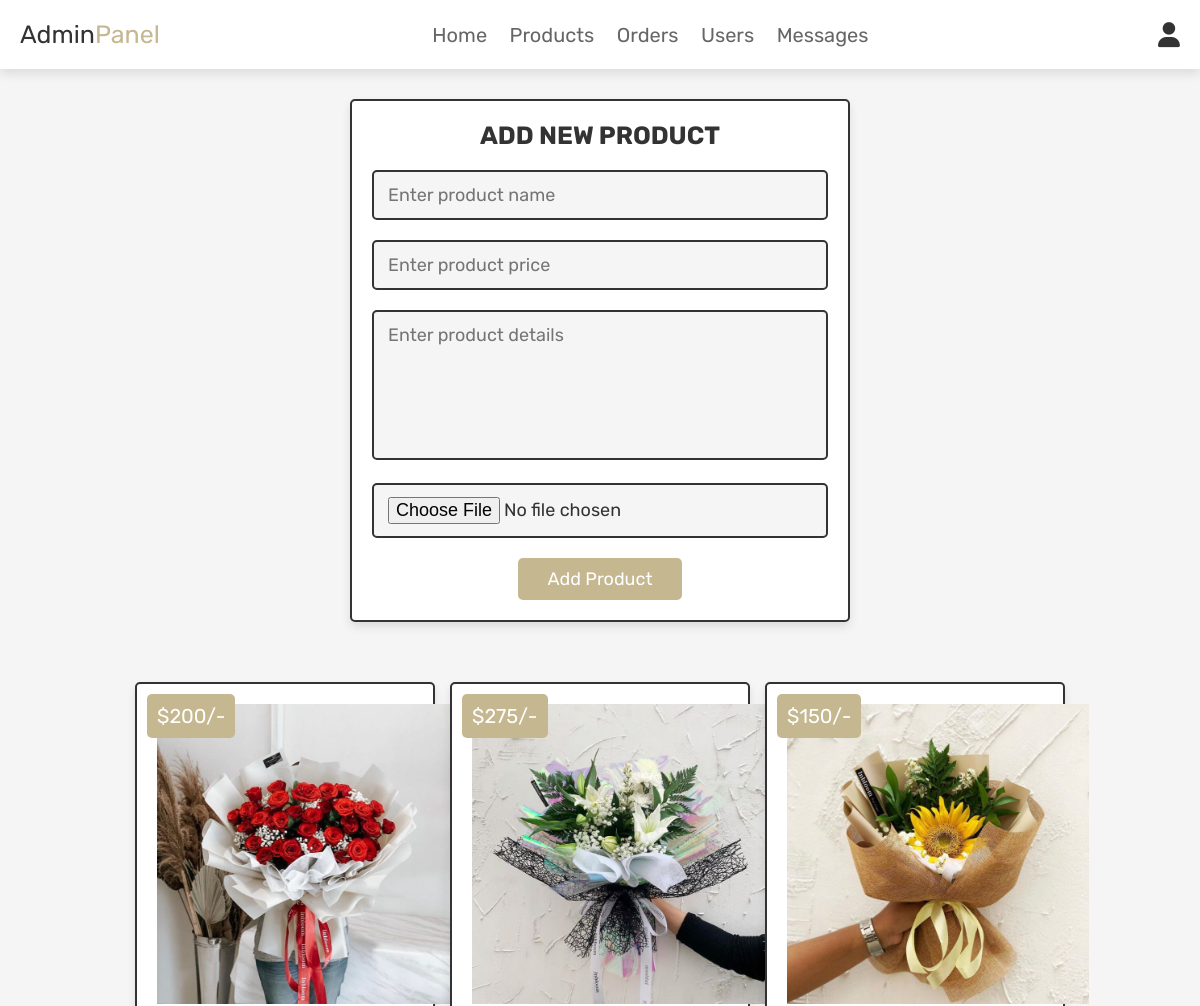
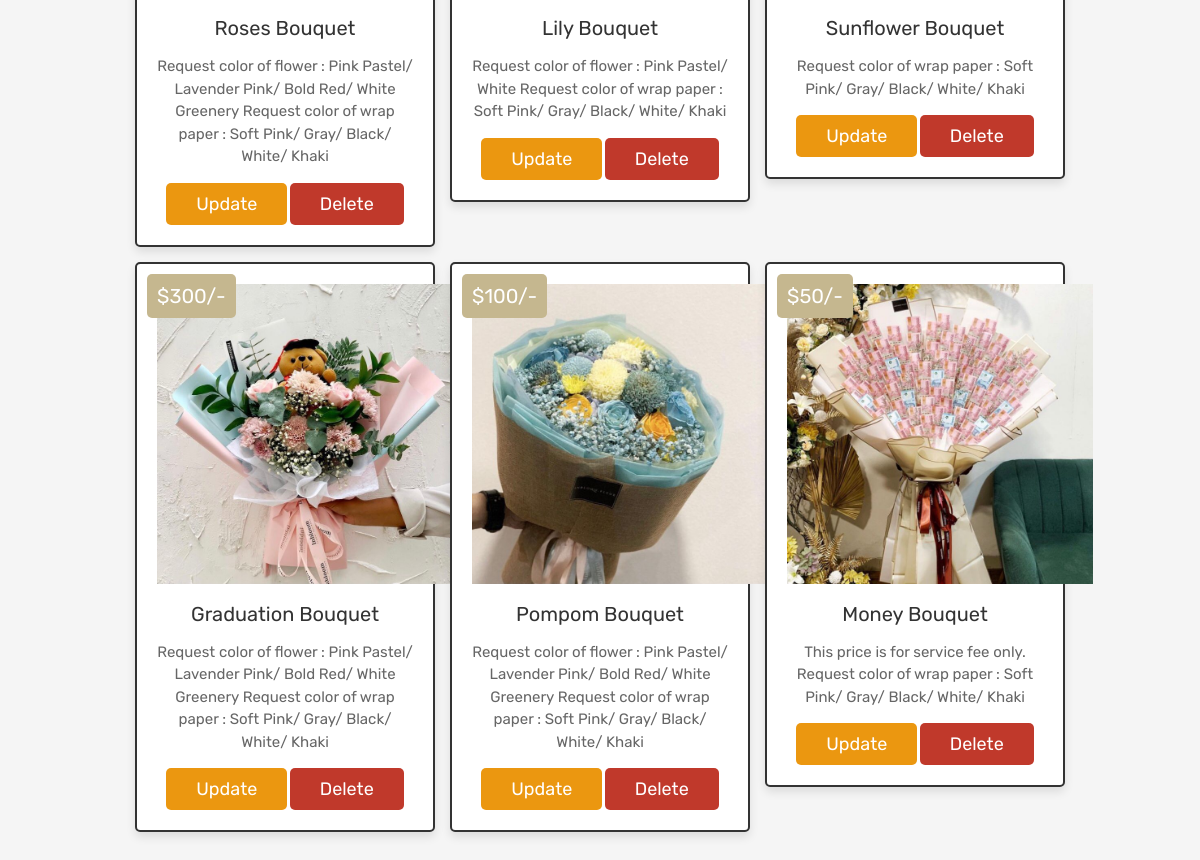
/admin_products.php (signed in), run on the app's committed database (2 pictures, top to bottom).
### tables this page shows
CREATE TABLE `products` (
  `id` int(100) NOT NULL,
  `name` varchar(100) NOT NULL,
  `details` varchar(500) NOT NULL,
  `price` int(100) NOT NULL,
  `image` varchar(100) NOT NULL
);

### admin_products.php (the view, shortened to what this page needs)
<?php
@include 'config.php';
?>
<!DOCTYPE html>
<html lang="en">
<head>
   <link rel="stylesheet" href="https://cdnjs.cloudflare.com/ajax/libs/font-awesome/6.0.0/css/all.min.css">
   <link rel="stylesheet" href="css/admin_style.css">
</head>
<body>
<?php @include 'admin_header.php'; ?>
<section class="add-products">
   <form action="" method="POST" enctype="multipart/form-data">
      <h3>add new product</h3>
      <input type="text" class="box" required placeholder="Enter product name" name="name">
      <input type="number" min="0" class="box" required placeholder="Enter product price" name="price">
      <textarea name="details" class="box" required placeholder="Enter product details" cols="30" rows="10"></textarea>
      <input type="file" accept="image/jpg, image/jpeg, image/png" required class="box" name="image">
      <input type="submit" value="add product" name="add_product" class="btn">
   </form>
</section>
<section class="show-products">
   <div class="box-container">
      <?php
         $select_products = mysqli_query($conn, "SELECT * FROM `products`") or die('query failed');
         if(mysqli_num_rows($select_products) > 0){
            while($fetch_products = mysqli_fetch_assoc($select_products)){
      ?>
      <div class="box">
         <div class="price">$<?php echo $fetch_products['price']; ?>/-</div>
         <img class="image" src="uploaded_img/<?php echo $fetch_products['image']; ?>" alt="">
         <div class="name"><?php echo $fetch_products['name']; ?></div>
         <div class="details"><?php echo $fetch_products['details']; ?></div>
         <a href="admin_update_product.php?update=<?php echo $fetch_products['id']; ?>" class="option-btn">update</a>
         <a href="admin_products.php?delete=<?php echo $fetch_products['id']; ?>" class="delete-btn" onclick="return confirm('Delete this product?');">delete</a>
      </div>
      <?php
         }
      }else{
         echo '<p class="empty">no products added yet!</p>';
      }
      ?>
   </div>
</section>
</body>
</html>

### admin_header.php (shortened to what this page needs)
<header class="header">
   <div class="flex">
      <a href="admin_page.php" class="logo">Admin<span>Panel</span></a>
      <nav class="navbar">
         <a href="admin_page.php">Home</a>
         <a href="admin_products.php">Products</a>
         <a href="admin_orders.php">Orders</a>
         <a href="admin_users.php">Users</a>
         <a href="admin_contacts.php">Messages</a>
      </nav>
      <div class="icons">
         <div id="user-btn" class="fas fa-user"></div>
      </div>
   </div>
</header>

### css/admin_style.css (style rules this page uses)
:root { --choco:#c5b78f; --red:#c0392b; --orange:#eb9710; --black:#333; --white:#fff; --light-color:#666; --light-white:#ccc; --light-bg:#f5f5f5; --border:.2rem solid var(--black); --box-shadow:0 .5rem 1rem rgba(0,0,0,.1); }
* { font-family: 'Rubik', sans-serif; margin:0; padding:0; box-sizing: border-box; outline: none; border:none; text-decoration: none; transition:all .2s linear; }
html { font-size: 62.5%; overflow-x: hidden; scroll-behavior: smooth; scroll-padding-top: 6.5rem; }
body { background: var(--light-bg); }
section { padding:3rem 2rem; }
.btn, .delete-btn, .option-btn { display: inline-block; border-radius: .5rem; margin-top: 1rem; font-size: 1.8rem; color:var(--white); cursor: pointer; padding:1rem 3rem; text-transform: capitalize; }
.btn { background-color: var(--choco); }
.delete-btn { background-color: var(--red); }
.option-btn { background-color: var(--orange); }
.header { position: sticky; top:0; left:0; right:0; z-index: 1000; background-color: var(--white); box-shadow: var(--box-shadow); }
.header .flex { display: flex; align-items: center; justify-content: space-between; padding:2rem; max-width: 1200px; margin:0 auto; position: relative; }
.header .flex .icons div { font-size: 2.5rem; margin-left: 1.7rem; cursor: pointer; color:var(--black); }
.header .flex .navbar a { margin:0 1rem; font-size: 2rem; color:var(--light-color); }
.header .flex .logo { font-size: 2.5rem; color:var(--black); }
.header .flex .logo span { color:var(--choco); }
.add-products form { max-width: 50rem; border-radius: .5rem; background-color: var(--white); border:var(--border); padding:2rem; text-align: center; margin:0 auto; box-shadow: var(--box-shadow); }
.add-products form h3 { font-size: 2.5rem; text-transform: uppercase; color:var(--black); margin-bottom: 1rem; }
.add-products form .box { width: 100%; margin:1rem 0; font-size: 1.8rem; color:var(--black); border-radius: .5rem; background-color: var(--light-bg); padding:1.2rem 1.4rem; border:var(--border); }
.add-products form textarea { height: 15rem; resize: none; }
.show-products .box-container { display: grid; grid-template-columns: repeat(auto-fit, 30rem); gap:1.5rem; align-items: flex-start; max-width: 1200px; margin: 0 auto; justify-content: center; }
.show-products .box-container .box { text-align: center; padding:2rem; border:var(--border); background-color: var(--white); box-shadow: var(--box-shadow); border-radius: .5rem; position: relative; }
.show-products .box-container .box .image { height: 30rem; margin-bottom: .5rem; }
.show-products .box-container .box .price { background-color: var(--choco); position: absolute; top:1rem; left:1rem; border-radius: .5rem; color:var(--white); padding:1rem; font-size: 2rem; }
.show-products .box-container .box .name { margin:1rem 0; font-size: 2rem; color:var(--black); }
.show-products .box-container .box .details { line-height: 1.5; color:var(--light-color); font-size: 1.5rem; padding:.5rem 0; }

### data on the page
products: price "200", image (picture), name "Roses Bouquet", details "Request color of flower : Pink Pastel/ Lavender Pink/ Bold Red/ White Greenery Request color of wrap paper : Soft Pink/ Gray/ Black/ White/ Khaki"
products: price "275", image (picture), name "Lily Bouquet", details "Request color of flower : Pink Pastel/ White Request color of wrap paper : Soft Pink/ Gray/ Black/ White/ Khaki"
products: price "150", image (picture), name "Sunflower Bouquet", details "Request color of wrap paper : Soft Pink/ Gray/ Black/ White/ Khaki"
products: price "300", image (picture), name "Graduation Bouquet", details "Request color of flower : Pink Pastel/ Lavender Pink/ Bold Red/ White Greenery Request color of wrap paper : Soft Pink/ Gray/ Black/ White/ Khaki"
products: price "100", image (picture), name "Pompom Bouquet", details "Request color of flower : Pink Pastel/ Lavender Pink/ Bold Red/ White Greenery Request color of wrap paper : Soft Pink/ Gray/ Black/ White/ Khaki"
products: price "50", image (picture), name "Money Bouquet", details "This price is for service fee only. Request color of wrap paper : Soft Pink/ Gray/ Black/ White/ Khaki"
